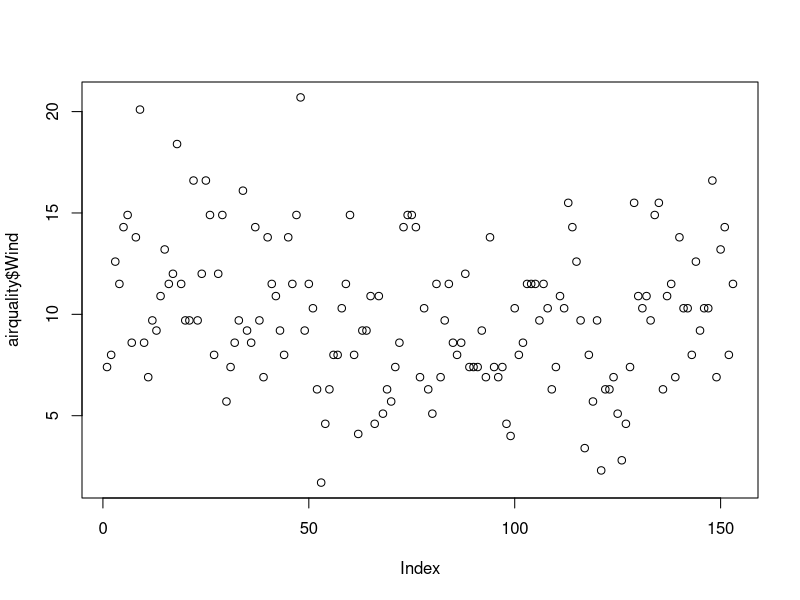
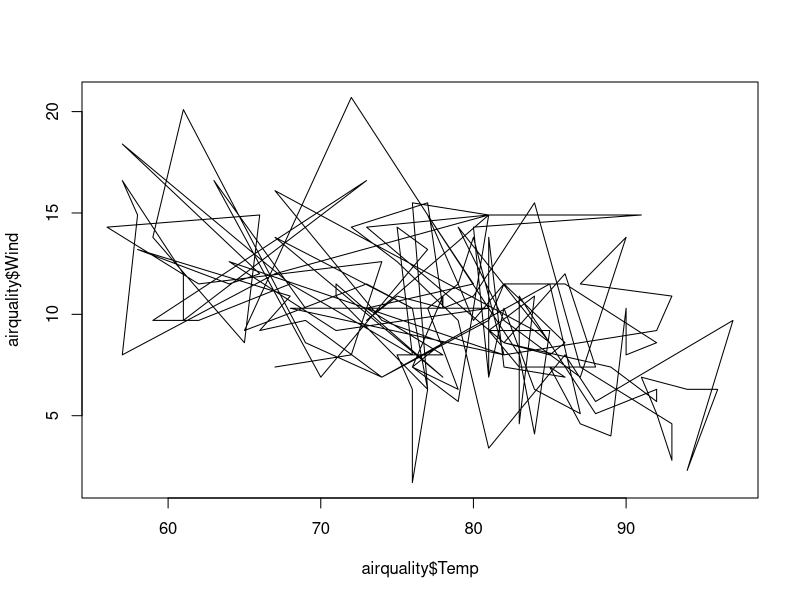
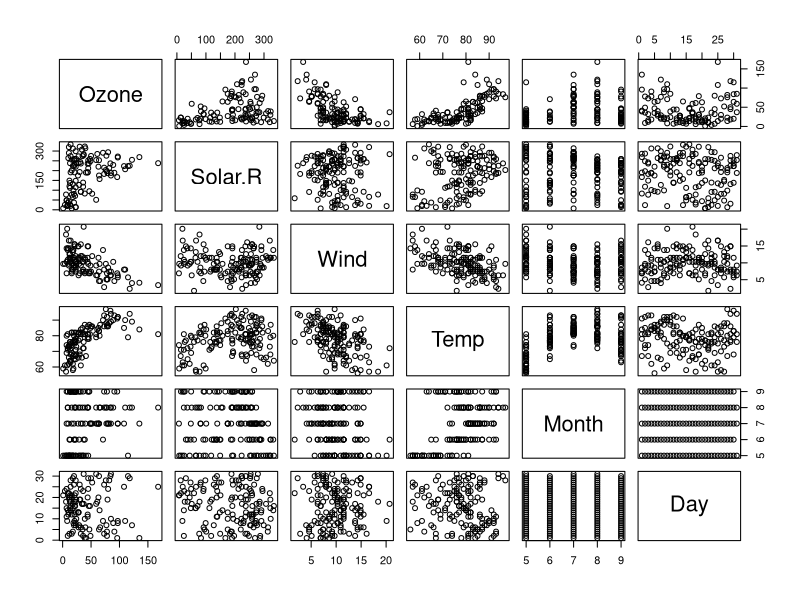
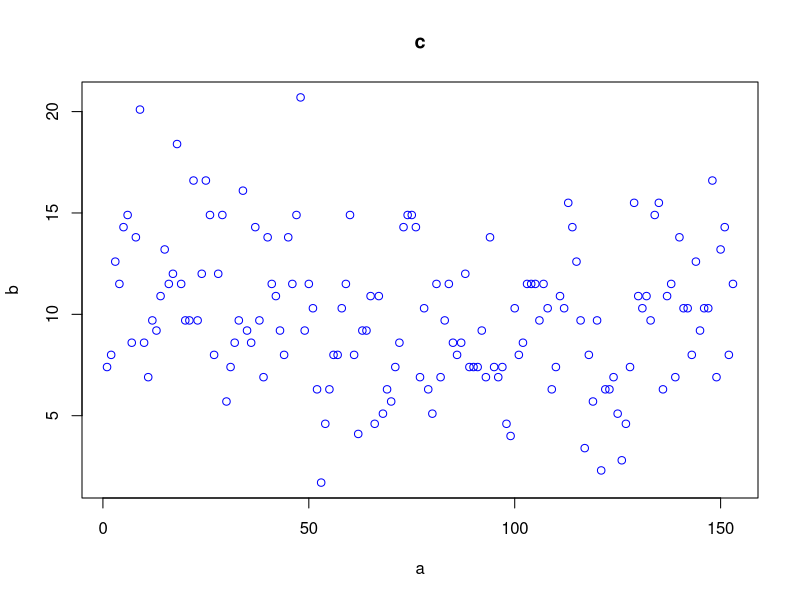
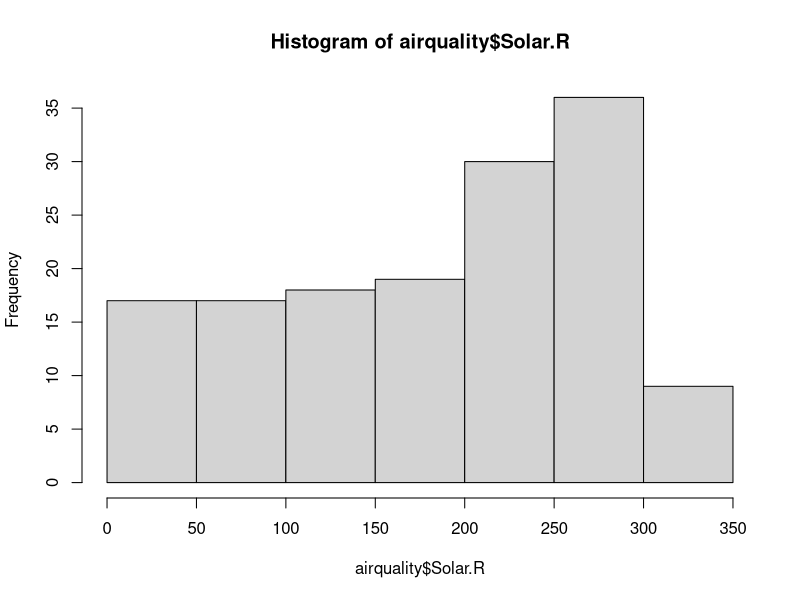
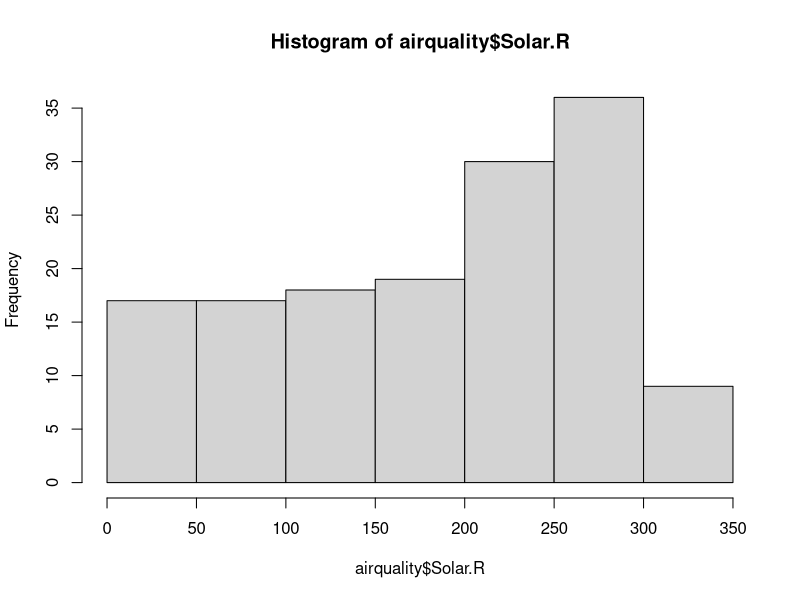
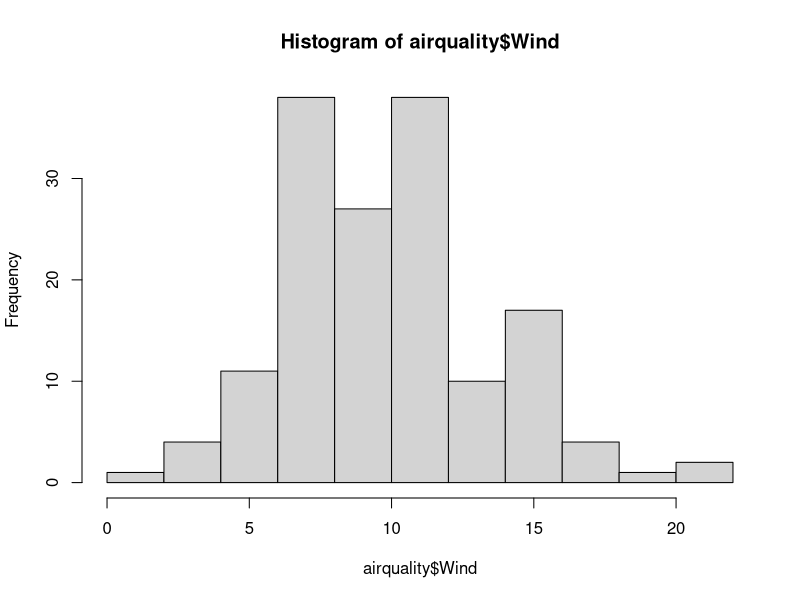
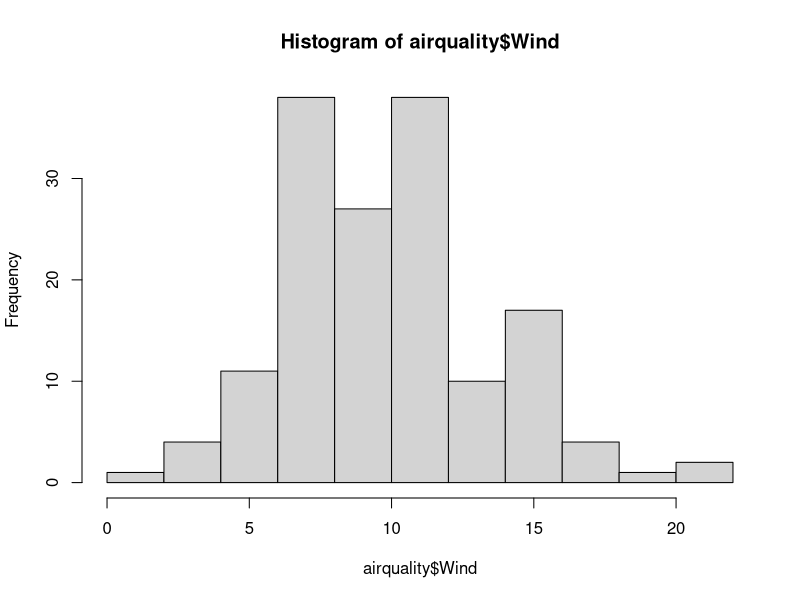

These figures' R source, in order:
airquality<-datasets::airquality
#top 10 rows
head(airquality,10)
#last 10 rows
tail(airquality,10)

#columns
airquality[,c(1,2)]
df<-airquality[,-6]
airquality$Temp
summary(airquality$Ozone)
summary(airquality)
AirPassengers<-datasets::AirPassengers
airmiles<-datasets::airmiles
head(airmiles,10)
summary(airmiles)
airquality<-datasets::airquality


#VISUALIZATION
plot(airquality$Wind)
plot(airquality$Temp,airquality$Wind,type="l")
plot(airquality)
plot(airquality$Wind,xlab='a',ylab='b',
     main='c',col='blue')
#histogram
plot(hist(airquality$Solar.R))
plot(hist(airquality$Wind))

#single boxplot
boxplot(airquality$Wind)
boxplot.stats(airquality$Wind)$out
boxplot(airquality[,1:4])
par(mfrow=c(3,3),mar=c(2,5,2,1),las=0,bty="o")
plot(airquality$Ozone)
plot(airquality$Ozone,airquality$Wind)
